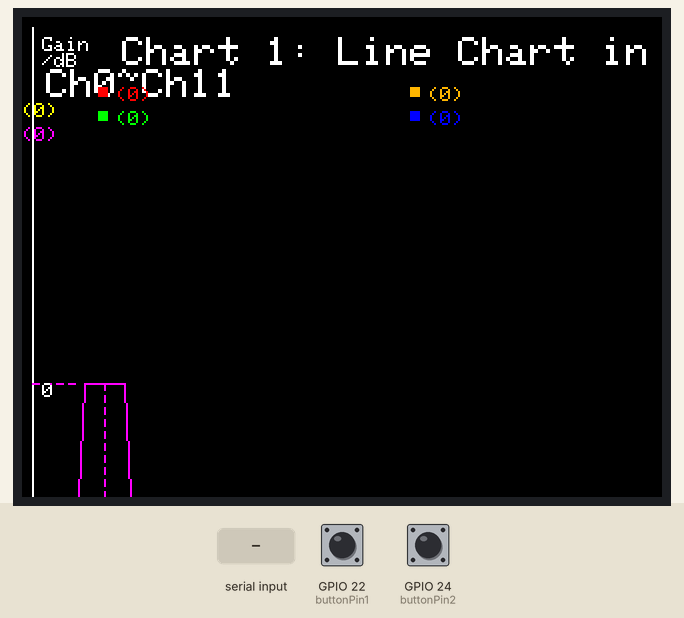
Simulated run of this sketch. Board: ESP32. Parts: 320×240 colour display. Inputs (shaded band) come from the test bench; at power-on: GPIO 22 (buttonPin1) LOW, GPIO 24 (buttonPin2) LOW. What the sketch prints to the serial monitor is not drawn.

Above: at 6.4 s.
6.5 s: GPIO 22 (buttonPin1) pulled HIGH for 0.15 s
At 7.3 s:
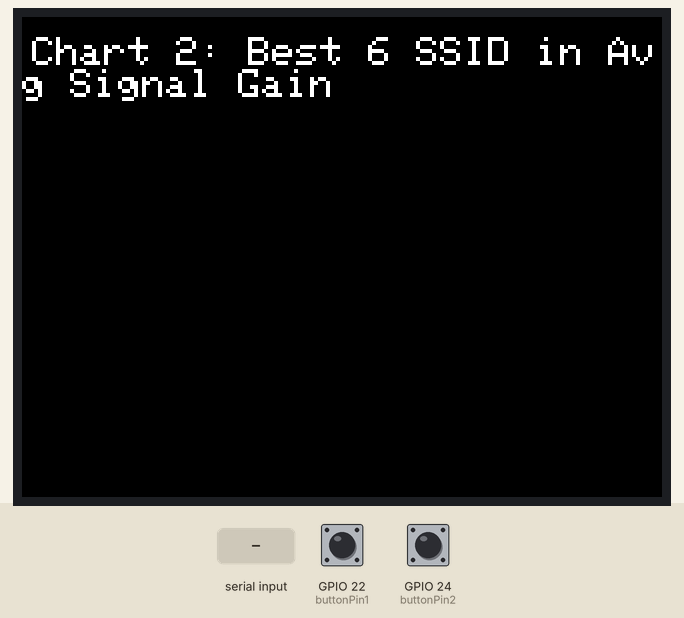
8.2 s: GPIO 22 (buttonPin1) pulled HIGH for 1 s
At 10.4 s:
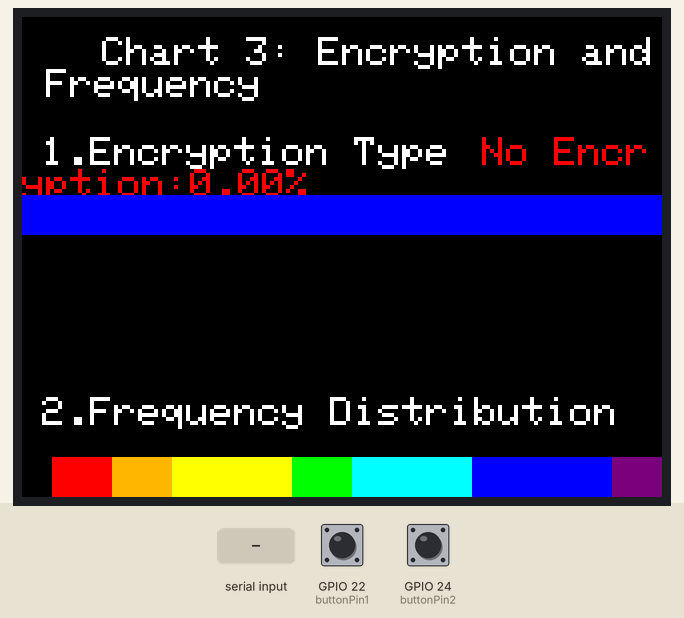
10.7 s: GPIO 22 (buttonPin1) pulled HIGH for 0.15 s
At 12.0 s:
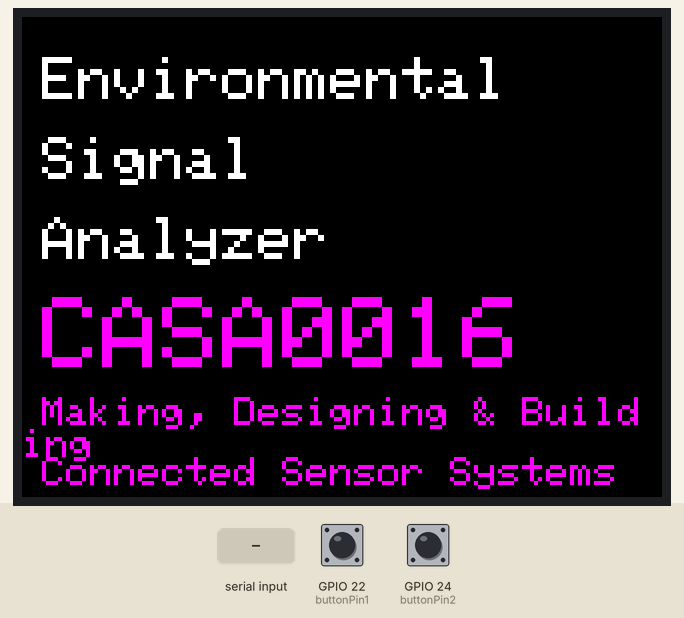
12.4 s: GPIO 22 (buttonPin1) pulled HIGH for 3.2 s
At 16.0 s:
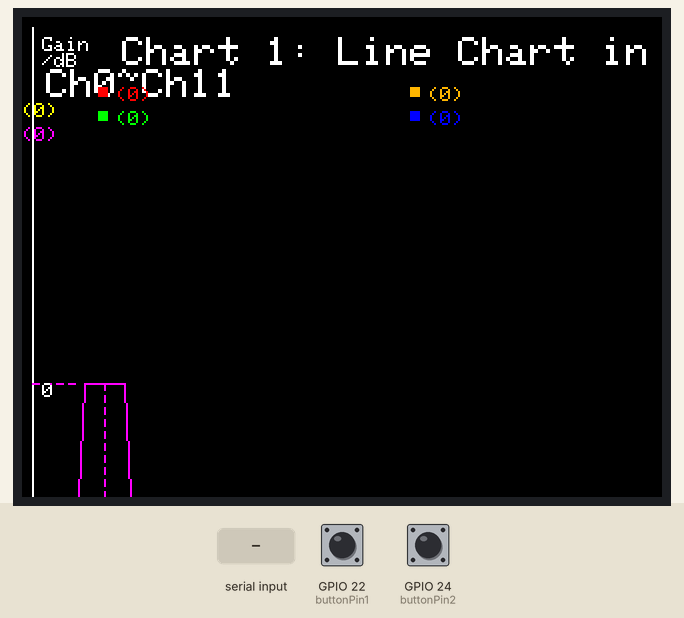
17.1 s: "90|45|200\n" received over the second serial link
18.9 s: GPIO 22 (buttonPin1) pulled HIGH for 0.15 s
At 20.3 s:
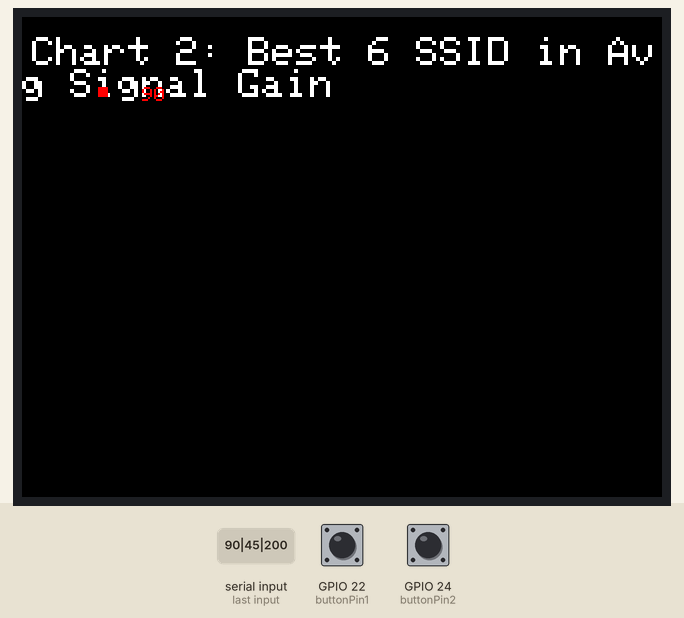
Timing chart, 0 to 21.9 s (numbered marks = the images above; inputs shaded):
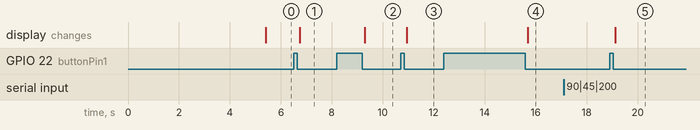

The sketch:

sketch_nov24a.ino
```cpp
#define RXp2 16
#define TXp2 17
#include <Adafruit_GFX.h>
#include <MCUFRIEND_kbv.h>
MCUFRIEND_kbv tft;

// Screen colors
#define RED 0xF800
#define ORANGE 0xFDA0  // RGB(255, 165, 0)
#define YELLOW 0xFFE0
#define GREEN 0x07E0
#define BLUE 0x001F
#define MAGENTA 0xF81F
#define CYAN 0x07FF
#define WHITE 0xFFFF
#define BLACK 0x0000
#define PURPLE 0x780F  // RGB(128, 0, 128)
#define BROWN 0xA145  // RGB(165, 42, 42)
#define PINK 0xFC9F  // RGB(255, 192, 203)
#define LIGHT_BLUE 0xAEDC  // RGB(173, 216, 230)
#define DARK_GREEN 0x0320  // RGB(0, 100, 0)

// 定义按钮引脚
const int buttonPin1 = 22;  // 按钮1连接到数字引脚 D22
const int buttonPin2 = 24;  // 按钮2连接到数字引脚 D24

// 变量存储按钮状态
bool button1State = false;
bool button2State = false;
int button1Times = 0;
int button2Times = 0;
unsigned long previousPressedbt1 = 0;
unsigned long previousPressedbt2 = 0;
bool isUARTActive = false; // 标志位，指示是否正在进行 UART 通信

// Time-based chart switch
unsigned long previousMillis = 0;
const long interval = 10000;  // 10000 ms = 10 seconds (change this value to 10 seconds)
int chartIndex = 0;  // Current chart index


// 定义一个结构体来存储WiFi信息
struct WiFiInfo {
  String ssid;
  int signalStrength;
  int encryptionType;
  String bssid;
  int channel;
  int frequency;
  unsigned long lastUpdated;  // 记录最后更新时间
};

// 最大支持的 Wi-Fi 网络数目
#define MAX_NETWORKS 100

WiFiInfo receivedNetworks[MAX_NETWORKS];  // 用来存储 Wi-Fi 信息的数组
int receivedNetworksCount = 0;  // 当前存储的 Wi-Fi 信息数量

// 用来存储每个SSID的最近三次信号强度
struct SSIDSignalStrength {
  String ssid;
  int signalStrengths[3];  // 环形缓冲区，保存最近三次信号强度
  int index;               // 当前存储位置
  unsigned long lastUpdated;  // 记录最后更新时间
  int avgSignalStrength; // 信号强度平均值
};

SSIDSignalStrength ssidSignalStrengths[MAX_NETWORKS];  // 存储 SSID 的信号强度数据
int ssidSignalStrengthsCount = 0;  // 当前存储的 SSID 数量

unsigned long lastCalculationTime = 0;
const unsigned long calculationInterval = 3000;  // 每3秒计算一次平均信号强度
const unsigned long timeoutInterval = 10000;    // 10秒超时删除


// 按信号强度降序排序
void sortNetworks() {
  for (int i = 0; i < receivedNetworksCount - 1; i++) {
    for (int j = i + 1; j < receivedNetworksCount; j++) {
      if (receivedNetworks[i].signalStrength < receivedNetworks[j].signalStrength) {
        WiFiInfo temp = receivedNetworks[i];
        receivedNetworks[i] = receivedNetworks[j];
        receivedNetworks[j] = temp;
      }
    }
  }
}

// 按平均信号强度排序
void sortAvgGain() {
  for (int i = 0; i < ssidSignalStrengthsCount - 1; i++) {
    for (int j = i + 1; j < ssidSignalStrengthsCount; j++) {
      if (ssidSignalStrengths[i].avgSignalStrength < ssidSignalStrengths[j].avgSignalStrength) {
        SSIDSignalStrength temp = ssidSignalStrengths[i];
        ssidSignalStrengths[i] = ssidSignalStrengths[j];
        ssidSignalStrengths[j] = temp;
      }
    }
  }
}

// 查找并更新 SSID 的信号强度数据
void updateSSIDSignalStrength(String ssid, int signalStrength) {
  bool found = false;
  for (int i = 0; i < ssidSignalStrengthsCount; i++) {
    if (ssidSignalStrengths[i].ssid == ssid) {
      // 找到对应的 SSID，更新信号强度数据（环形缓冲区）
      ssidSignalStrengths[i].signalStrengths[ssidSignalStrengths[i].index] = signalStrength;
      ssidSignalStrengths[i].index = (ssidSignalStrengths[i].index + 1) % 3;  // 更新存储位置，形成循环

      ssidSignalStrengths[i].lastUpdated = millis();  // 更新最后更新时间
      ssidSignalStrengths[i].avgSignalStrength = calculateAverageSignalStrength(ssid);
      found = true;
      break;
    }
  }

  if (!found && ssidSignalStrengthsCount < MAX_NETWORKS) {
    // 如果未找到该 SSID，新增记录
    ssidSignalStrengths[ssidSignalStrengthsCount].ssid = ssid;
    ssidSignalStrengths[ssidSignalStrengthsCount].signalStrengths[0] = signalStrength;
    ssidSignalStrengths[ssidSignalStrengthsCount].signalStrengths[1] = 0;
    ssidSignalStrengths[ssidSignalStrengthsCount].signalStrengths[2] = 0;
    ssidSignalStrengths[ssidSignalStrengthsCount].index = 1;
    ssidSignalStrengths[ssidSignalStrengthsCount].avgSignalStrength = signalStrength;
    ssidSignalStrengths[ssidSignalStrengthsCount].lastUpdated = millis();  // 记录初次更新时间
    ssidSignalStrengthsCount++;
  }
}

// 计算某个SSID最近三次信号强度的平均值
int calculateAverageSignalStrength(String ssid) {
  for (int i = 0; i < ssidSignalStrengthsCount; i++) {
    if (ssidSignalStrengths[i].ssid == ssid) {
      int sum = 0;
      int count = 0;
      // 计算信号强度的总和，排除0的无效值
      for (int j = 0; j < 3; j++) {
        if (ssidSignalStrengths[i].signalStrengths[j] != 0) {
          sum += ssidSignalStrengths[i].signalStrengths[j];
          count++;
        }
      }
      // 计算平均值
      if (count > 0) {
        return sum / count;
      }
    }
  }
  return 0;  // 如果没有找到，返回0
}

// 删除超时的SSID记录
void removeExpiredSSIDs() {
  unsigned long currentTime = millis();

  for (int i = 0; i < ssidSignalStrengthsCount; i++) {
    if (currentTime - ssidSignalStrengths[i].lastUpdated >= timeoutInterval) {
      // 删除该SSID的信息，向前移动数组中的记录
      for (int j = i; j < ssidSignalStrengthsCount - 1; j++) {
        ssidSignalStrengths[j] = ssidSignalStrengths[j + 1];  // 向前移动记录
      }
      ssidSignalStrengthsCount--;  // 减少SSID数量
      i--;  // 调整索引，检查下一条记录
    }
  }
}

String formatSSID(String ssid) {
  if (ssid.length() <= 8) {
    return ssid;  // 如果SSID长度小于或等于8个字母，直接返回
  } else {
    // 超过8个字母，显示前四个字母和后三个字母，中间用省略号代替
    return ssid.substring(0, 4) + "..." + ssid.substring(ssid.length() - 3);
  }
}

void monitorButtons() {
  // 非阻塞检查按钮状态
  bool currentButton1State = digitalRead(buttonPin1) == LOW; // 按钮按下时为 LOW
  bool currentButton2State = digitalRead(buttonPin2) == LOW;

  // 检查按钮 1 状态变化
  if (currentButton1State && !button1State) {
    button1State = true;
    Serial.println("Button 1 Pressed!");
    if(button1Times == 0)
    {
      drawChart1();
      button1Times++;
    }else if(button1Times == 1){
      drawChart2();
      button1Times++;
    }else if(button1Times == 2){
      drawChart3();
      button1Times++;
    }else{
      indexpage();
      button1Times = 0;
    }
    previousMillis = millis();
    Serial.print("Pressed Times: ");
    Serial.println(button1Times);
    // 按钮 1 被按下时的处理逻辑
  } else if (!currentButton1State && button1State) {
    button1State = false;
  }

  // 检查按钮 2 状态变化
  if (currentButton2State && !button2State) {
    button2State = true;
    Serial.println("Button 2 Pressed!");
    if(button1Times == 0)
    {
      indexpage();
    }else if(button1Times == 1){
      drawChart1();
    }else if(button1Times == 2){
      drawChart2();
    }else{
      drawChart3();
    }
    previousMillis = millis();

    // 按钮 2 被按下时的处理逻辑
  } else if (!currentButton2State && button2State) {
    button2State = false;
  }
}

void drawDashedLine(int x0, int y0, int x1, int y1, uint16_t color, int dashLength) {
  // Calculate the total distance between the points
  float dx = x1 - x0;
  float dy = y1 - y0;
  float distance = sqrt(dx * dx + dy * dy);

  // Calculate unit direction vector
  float unitX = dx / distance;
  float unitY = dy / distance;

  // Draw the dashed line
  int numDashes = distance / (2 * dashLength);  // Calculate the number of dashes
  for (int i = 0; i < numDashes; i++) {
    int startX = x0 + unitX * (i * 2 * dashLength);
    int startY = y0 + unitY * (i * 2 * dashLength);
    int endX = x0 + unitX * ((i * 2 + 1) * dashLength);
    int endY = y0 + unitY * ((i * 2 + 1) * dashLength);

    // Draw a segment of the dashed line
    tft.drawLine(startX, startY, endX, endY, color);
  }
}

void drawMarker(int x, int y, uint16_t color) {
  // 绘制一个 5x5 像素的小方块
  for (int dx = -2; dx <= 2; dx++) {
    for (int dy = -2; dy <= 2; dy++) {
      tft.drawPixel(x + dx, y + dy, color);
    }
  }
}

void indexpage(){
  tft.fillScreen(BLACK);
  tft.setTextColor(WHITE);
  tft.setTextSize(3);
  tft.setCursor(10,20);
  tft.print("Environmental");
  tft.setCursor(10,60);
  tft.print("Signal");
  tft.setCursor(10,100);
  tft.print("Analyzer");
  tft.setCursor(10,140);
  tft.setTextColor(MAGENTA);
  tft.setTextSize(5);
  tft.print("CASA0016");
  tft.setTextSize(2);
  tft.setCursor(10,190);
  tft.print("Making, Designing & Building");
  tft.setCursor(10,220);
  tft.print("Connected Sensor Systems");
  tft.setCursor(10,270);
  tft.setTextColor(YELLOW);
  tft.setTextSize(3);
  tft.print("Designed by Sirui Luo");
}

// Draw the first chart -- 前六SSID增益折线图 -- 横竖单位都用3
// 绘制前六个Wi-Fi信号强度折线图
void drawChart1() {
  tft.fillScreen(BLACK);
  tft.setTextColor(WHITE);
  tft.setTextSize(2);
  tft.setCursor(50, 10);  // 调整位置以适应横屏
  tft.print("Chart 1: Line Chart in Ch0~Ch11");
  tft.setTextSize(1);
  tft.setCursor(10, 10);  // 调整位置以适应横屏
  tft.print("Gain");
  tft.setCursor(10, 18);  // 调整位置以适应横屏
  tft.print("/dB");
  tft.setCursor(465, 305);  // 调整位置以适应横屏
  tft.print("Ch");

  // 按信号强度降序排序
  sortNetworks();

  // 选择折线的颜色
  uint16_t chartColors[] = {RED, ORANGE, YELLOW, GREEN, BLUE, MAGENTA};
  tft.drawLine(5,315,475,315,WHITE);//x轴
  tft.drawLine(5,5,5,315,WHITE);//y轴
  // 绘制折线图
  //int count = min(6, receivedNetworksCount);  // 如果Wi-Fi网络少于6个，则绘制实际的网络数
  int minSignalStrength = 0;
  int maxSignalStrength = -100;

  // 遍历找到最低和最高信号强度
  for (int i = 0; i < 6; i++) {
    WiFiInfo network = receivedNetworks[i];
    if (network.signalStrength < minSignalStrength) {
      minSignalStrength = network.signalStrength;
    }
    if (network.signalStrength > maxSignalStrength) {
      maxSignalStrength = network.signalStrength;
    }
  }

  // 使用找到的最小和最大信号强度进行绘图
  for (int i = 0; i < 6; i++) {
    WiFiInfo network = receivedNetworks[i];

    // 横坐标为信道，纵坐标为增益（信号强度）
    int x = map(network.channel, -1, 12, 5, 475);
    int y = map(network.signalStrength, minSignalStrength - 3, maxSignalStrength + 3, 310, 55);  // 用找到的最小和最大信号强度映射为Y坐标

    // 绘制折线，颜色依次循环
    if (i >= 0) {
      int prevX = x - 10;
      int prevY = y;
      int aftX = x + 10;
      int aftY = y;
      tft.drawLine(prevX, prevY, prevX - 7, 315, chartColors[i]); // 左坡度
      tft.drawLine(aftX, aftY, aftX + 7, 315, chartColors[i]);     // 右坡度
      tft.drawLine(prevX, prevY, aftX, aftY, chartColors[i]);      // 绘制两点之间的折线
      drawDashedLine(5, y, prevX, y, chartColors[i], 3);           // 左侧虚线
      drawDashedLine(x, y, x, 315, chartColors[i], 3);           // 中间虚线
      //tft.setTextColor(chartColors[i]);
      tft.setTextSize(2);
      tft.setCursor(x-3, 300);
      //tft.print("Ch:");
      tft.setTextColor(WHITE);
      tft.print(network.channel);

      tft.setTextSize(1);
      tft.setCursor(10, y);
      //tft.print("Ch:");
      tft.setTextColor(WHITE);
      tft.print(network.signalStrength);
      //tft.print(" S:");
      //tft.print(network.signalStrength);
      if(i >= 0 & i < 3){
      String formattedSSID = formatSSID(network.ssid);
      tft.setTextColor(chartColors[i]);
      tft.setTextSize(1);
      drawMarker(40 + 156*i, 37, chartColors[i]);  // 使用对应的颜色绘制Marker
      tft.setCursor(47 + 156*i, 35);  // 设置光标位置
      tft.print("(");
      tft.print(network.channel);
      tft.print(")");
      tft.setCursor(75 + 156*i, 35);  // 设置光标位置
      tft.print(formattedSSID);  // 显示格式化后的SSID
      }
      if(i >= 3 & i < 6){
      String formattedSSID = formatSSID(network.ssid);
      tft.setTextColor(chartColors[i]);
      tft.setTextSize(1);
      drawMarker(40 + 156*(i-3), 49, chartColors[i]);  // 使用对应的颜色绘制Marker
      tft.setCursor(47 + 156*(i-3), 47);  // 设置光标位置
      tft.print("(");
      tft.print(network.channel);
      tft.print(")");
      tft.setCursor(75 + 156*(i-3), 47);  // 设置光标位置
      tft.print(formattedSSID);  // 显示格式化后的SSID
      }
    }
  }
}


// Draw the second chart
void drawChart2() {
  sortAvgGain();
  tft.fillScreen(BLACK);
  tft.setTextColor(WHITE);
  tft.setTextSize(2);
  tft.setCursor(5, 10);  // 调整位置以适应横屏
  tft.print("Chart 2: Best 6 SSID in Avg Signal Gain");

  uint16_t chartColors[] = {RED, ORANGE, YELLOW, GREEN, BLUE, MAGENTA};
  int minAvgStrength = 0;
  int maxAvgStrength = -100;
  int count = min(6, ssidSignalStrengthsCount);

  for (int i = 0; i < count; i++) {
    SSIDSignalStrength avgGain = ssidSignalStrengths[i];
    if (avgGain.avgSignalStrength < minAvgStrength) {
      minAvgStrength = avgGain.avgSignalStrength;
    }
    if (avgGain.avgSignalStrength > maxAvgStrength) {
      maxAvgStrength = avgGain.avgSignalStrength;
    }
  }

  Serial.println(minAvgStrength);
  Serial.println(maxAvgStrength);

  for (int i = 0; i < count; i++){
    SSIDSignalStrength avgGain = ssidSignalStrengths[i];

    // 横坐标为信道，纵坐标为增益（信号强度）
    int x = map(i, 0, 6, 15, 475);
    int y = map(avgGain.avgSignalStrength, minAvgStrength - 2, maxAvgStrength + 2, 260, 55) - 260;  // 用找到的最小和最大信号强度映射为Y坐标
    int textX = x + 10;
    int textY = 280;

    if (i >= 0) {
      tft.fillRect(x, 270, 50, y, chartColors[i]);
      tft.setCursor(textX, textY);

      //tft.print("Ch:");
      tft.setTextColor(chartColors[i]);
      tft.setTextSize(2);
      tft.print(avgGain.avgSignalStrength);

      if(i >= 0 & i < 3){
      String formattedSSID = formatSSID(avgGain.ssid);
      tft.setTextColor(chartColors[i]);
      tft.setTextSize(1);
      drawMarker(40 + 156*i, 37, chartColors[i]);  // 使用对应的颜色绘制Marker
      tft.setCursor(60 + 156*i, 35);  // 设置光标位置
      tft.print(formattedSSID);  // 显示格式化后的SSID
      }
      if(i >= 3 & i < 6){
      String formattedSSID = formatSSID(avgGain.ssid);
      tft.setTextColor(chartColors[i]);
      tft.setTextSize(1);
      drawMarker(40 + 156*(i-3), 49, chartColors[i]);  // 使用对应的颜色绘制Marker
      tft.setCursor(60 + 156*(i-3), 47);  // 设置光标位置
      tft.print(formattedSSID);  // 显示格式化后的SSID
      }
    }
  }


  // Draw a simple bar chart
  //tft.fillRect(10, 300, 50, -100, RED);
  //tft.fillRect(70, 300, 50, -150, GREEN);
  //tft.fillRect(130, 300, 50, -50, BLUE);
}

// Draw the third chart
void drawChart3() {
  tft.fillScreen(BLACK);
  tft.setTextColor(WHITE);
  tft.setTextSize(2);
  tft.setCursor(40, 10);  // 调整位置以适应横屏
  tft.print("Chart 3: Encryption and Frequency");

  sortNetworks();

  // 选择折线的颜色
  uint16_t chartColors[] = {RED, BROWN, ORANGE, YELLOW, DARK_GREEN, GREEN, CYAN, LIGHT_BLUE, BLUE, PINK, MAGENTA, PURPLE};
  int containitems = 0;
  int encryption0Count = 0;

  tft.setCursor(10, 60);  // 调整位置以适应横屏
  tft.print("1.Encryption Type");

  for (int i = 0; i < MAX_NETWORKS; i++) {
    WiFiInfo network = receivedNetworks[i];
    if(network.signalStrength != 0)
    {
      containitems++;
    }
  }

  for (int i = 0; i < containitems; i++) {
    WiFiInfo network = receivedNetworks[i];
    if(network.encryptionType == 0)
    {
      encryption0Count++;
    }
  }

  float Ratio = 0;
  if (containitems != 0) {
    Ratio = (float)encryption0Count / containitems;

    // 保留两位小数
    Ratio = round(Ratio * 100) / 100.0;
    Ratio = Ratio * 100;
  }

  Serial.println(encryption0Count);
  Serial.println(containitems);
  Serial.println(Ratio);

  tft.setCursor(230, 60);
  tft.setTextColor(RED);
  tft.print("No Encryption:");
  tft.print(Ratio);  // 指定保留两位小数
  tft.print("%");

  int x = map(encryption0Count, 0, containitems, 15, 465);
  int y = 90;
  tft.fillRect(15, y, x-15, 20, RED);
  tft.fillRect(x, y-1, 465-x, 20, BLUE);

  tft.setTextColor(WHITE);
  tft.setCursor(10, 190);  // 调整位置以适应横屏
  tft.print("2.Frequency Distribution");

  x = map(encryption0Count, 0, containitems, 15, 465);
  y = 220;
  tft.fillRect(15, y, 30, 20, RED);
  tft.fillRect(45, y, 30, 20, ORANGE);
  tft.fillRect(75, y, 60, 20, YELLOW);
  tft.fillRect(135, y, 30, 20, GREEN);
  tft.fillRect(165, y, 60, 20, CYAN);
  tft.fillRect(225, y, 70, 20, BLUE);
  tft.fillRect(295, y, 170, 20, PURPLE);
}

void setup() {
  Serial.begin(9600);
  Serial1.begin(115200);
  uint16_t ID = tft.readID();
  tft.begin(ID);
  tft.setRotation(3);  // 横屏模式
  tft.fillScreen(BLACK);

  // Instructions for user
  tft.setTextColor(WHITE);
  tft.setTextSize(2);
  tft.setCursor(10, 10);
  tft.print("Project Loading...");
  pinMode(buttonPin1, INPUT);
  pinMode(buttonPin2, INPUT);
  Serial.println("Arduino Mega Ready");
  delay(5000);
}


void loop() {
  // Time-based chart switch
  unsigned long currentMillis = millis();

  // 检查是否从 ESP32 接收到数据
  if (Serial1.available()) {
    isUARTActive = true; // 设置标志，表示 UART 通信开始
    String data = Serial1.readStringUntil('\n');  // 读取一行数据
    if (data != "") {
      // 分割数据
      int idx1 = data.indexOf('|');
      int idx2 = data.indexOf('|', idx1 + 1);
      int idx3 = data.indexOf('|', idx2 + 1);
      int idx4 = data.indexOf('|', idx3 + 1);
      int idx5 = data.indexOf('|', idx4 + 1);

      if (idx5 != -1) {
        // 解析Wi-Fi信息
        WiFiInfo currentNetwork = {
          data.substring(0, idx1),
          data.substring(idx1 + 1, idx2).toInt(),
          data.substring(idx2 + 1, idx3).toInt(),
          data.substring(idx3 + 1, idx4),
          data.substring(idx4 + 1, idx5).toInt(),
          data.substring(idx5 + 1).toInt(),
          millis()  // 记录数据的接收时间
        };

        // 将Wi-Fi信息添加到数组
        if (receivedNetworksCount < MAX_NETWORKS) {
          receivedNetworks[receivedNetworksCount] = currentNetwork;
          receivedNetworksCount++;
        }

        // 更新SSID的信号强度数据
        updateSSIDSignalStrength(currentNetwork.ssid, currentNetwork.signalStrength);
      }
    }
    isUARTActive = false; // 通信结束，恢复标志
  }else{
    // 当没有 UART 通信时才监控按钮状态
    if (!isUARTActive) {
    monitorButtons();
    }
  }

  // 每3秒计算一次平均信号强度并显示
  if (millis() - lastCalculationTime >= calculationInterval) {
    lastCalculationTime = millis();

    // 每次收到新数据后，进行排序和显示
    if (receivedNetworksCount > 0) {
      // 按信号强度排序
      sortNetworks();
      // 排序平均信号强度
      sortAvgGain();

      // 显示信号最强的前6个Wi-Fi网络
      int count = min(6, receivedNetworksCount);
      for (int i = 0; i < count; ++i) {
        WiFiInfo network = receivedNetworks[i];
        String wifiInfo = "SSID: " + network.ssid
                          + " | Signal: " + String(network.signalStrength)
                          + " | Encryption: " + String(network.encryptionType)
                          + " | BSSID: " + network.bssid
                          + " | Channel: " + String(network.channel)
                          + " | Frequency: " + String(network.frequency) + " MHz";

        Serial.println(wifiInfo);  // 输出到Arduino Mega串口监视器
      }

      // 输出前六个SSID的最近三次信号强度的平均值
      count = min(6, ssidSignalStrengthsCount);
      for (int i = 0; i < count; ++i){
        SSIDSignalStrength avgGain = ssidSignalStrengths[i];
        String summaryInfo = "SSID: " + String(avgGain.ssid) + " | Average Signal Strength: " + String(avgGain.avgSignalStrength);
        Serial.println(summaryInfo);  // 输出到Arduino Mega串口监视器
      }

      // 清空数据，为下一轮扫描做准备
      receivedNetworksCount = 0;
    }
  }

  // 每秒删除超时的SSID记录
  removeExpiredSSIDs();

  //自动刷新
  currentMillis = millis();
  if (currentMillis - previousMillis >= interval) {
    previousMillis = currentMillis;
    if(button1Times == 0)
    {
      indexpage();
    }else if(button1Times == 1){
      drawChart1();
    }else if(button1Times == 2){
      drawChart2();
    }else{
      drawChart3();
    }
  }
}
```

Measured:
- after the input at 6.5 s, the display: changes after 0.23 s (image 1)
- after the input at 8.2 s, the display: changes after 1.1 s (image 2)
- after the input at 10.7 s, the display: changes after 0.24 s (image 3)
- after the input at 12.4 s, the display: changes after 3.3 s (image 4)
- after the input at 17.1 s, every drawn part: stays the same
- after the input at 18.9 s, the display: changes after 0.23 s (image 5)
